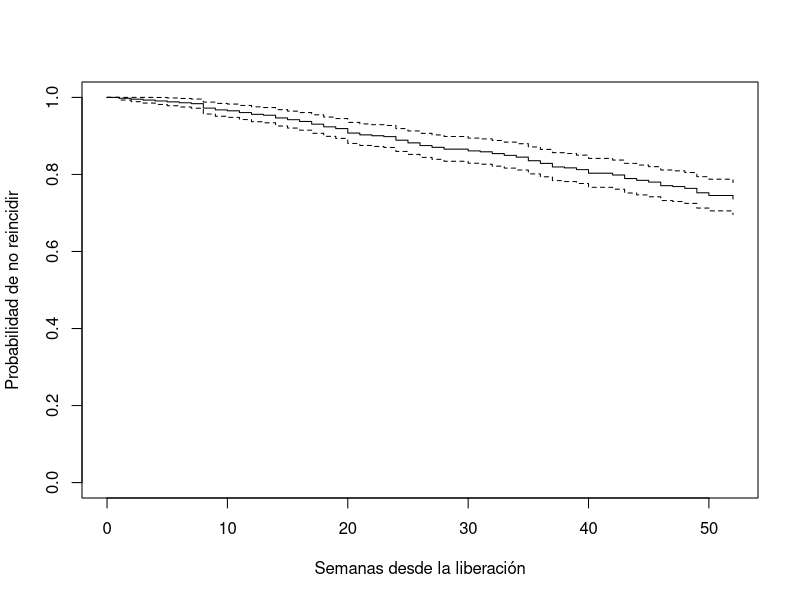
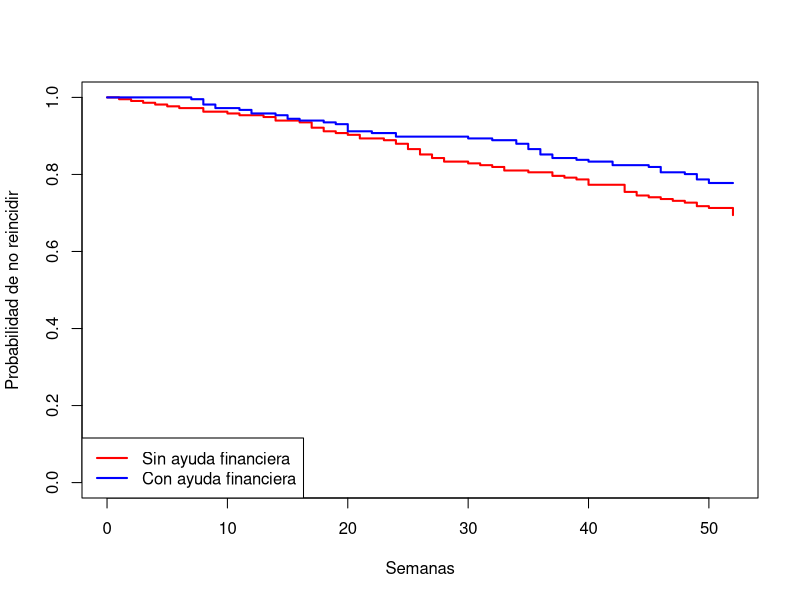
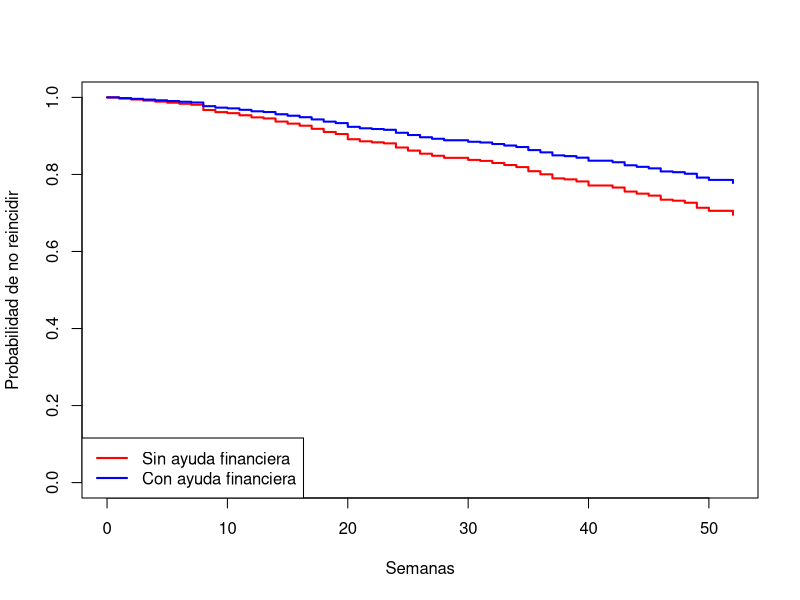

Recreate these plots in R, in order.
## ---- chunk 1
data(Rossi)

library(survival)
library(carData)
## ---- chunk 2

km_total <- survfit(Surv(week, arrest) ~ 1, data = Rossi)

summary(km_total)

## ---- chunk 3
plot(km_total,
     xlab = "Semanas desde la liberación",
     ylab = "Probabilidad de no reincidir")
## ---- chunk 4
km_fin <- survfit(Surv(week, arrest) ~ fin, data = Rossi)

plot(km_fin,
     col = c("red", "blue"),
     lwd = 2,
     xlab = "Semanas",
     ylab = "Probabilidad de no reincidir")

legend("bottomleft",
       legend = c("Sin ayuda financiera", "Con ayuda financiera"),
       col = c("red", "blue"),
       lwd = 2)
## ---- chunk 5
logrank <- survdiff(Surv(week, arrest) ~ fin, data = Rossi)

logrank
## ---- chunk 6
pchisq(logrank$chisq, df = 1, lower.tail = FALSE)
## ---- chunk 7
library(survival)

cox_fin <- coxph(Surv(week, arrest) ~ fin, data = Rossi)

summary(cox_fin)
## ---- chunk 8
nuevo <- data.frame(fin = c(0,1))

cox_surv <- survfit(cox_fin, newdata = nuevo)

plot(cox_surv,
     col = c("red","blue"),
     lwd = 2,
     xlab = "Semanas",
     ylab = "Probabilidad de no reincidir")

legend("bottomleft",
       legend = c("Sin ayuda financiera",
                  "Con ayuda financiera"),
       col = c("red","blue"),
       lwd = 2)
